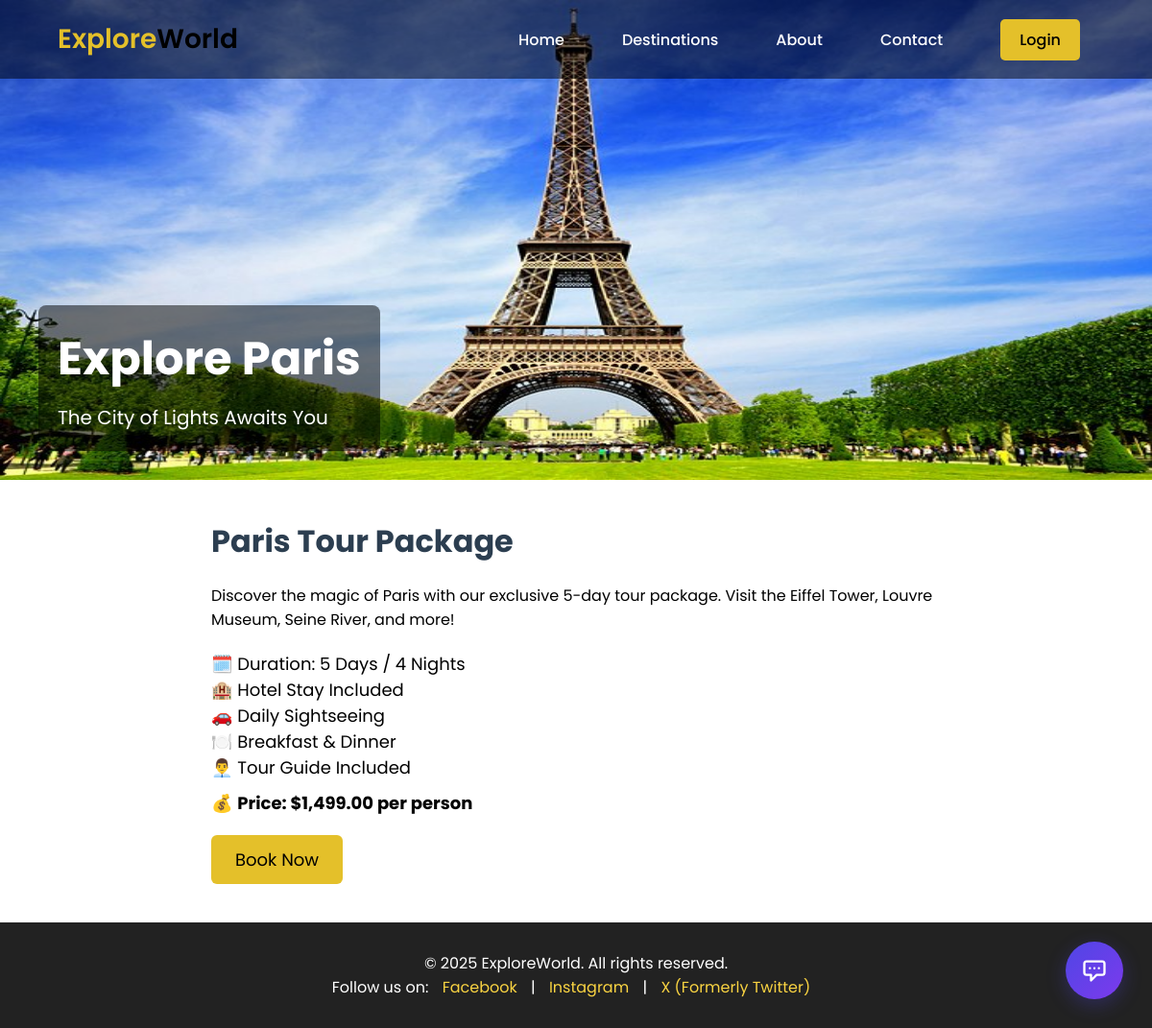
The app's page /destination/explore-paris with its own data.
### tables this page shows
CREATE TABLE IF NOT EXISTS `destinations` (
  `id` int NOT NULL AUTO_INCREMENT,
  `slug` varchar(255) NOT NULL,
  `title` varchar(255) NOT NULL,
  `description` text NOT NULL,
  `second_title` varchar(255) DEFAULT NULL,
  `second_description` text,
  `features` blob NOT NULL,
  `banner_image` varchar(255) DEFAULT NULL,
  `background_image` varchar(255) DEFAULT NULL,
  `duration` int NOT NULL,
  `price` decimal(10,2) NOT NULL,
  `created_at` timestamp NULL DEFAULT CURRENT_TIMESTAMP,
  PRIMARY KEY (`id`),
  UNIQUE KEY `slug` (`slug`),
  UNIQUE KEY `slug_2` (`slug`),
  UNIQUE KEY `slug_3` (`slug`),
  UNIQUE KEY `slug_4` (`slug`),
  UNIQUE KEY `slug_5` (`slug`),
  UNIQUE KEY `slug_6` (`slug`),
  UNIQUE KEY `slug_7` (`slug`),
  UNIQUE KEY `slug_8` (`slug`)
);

### pages/destination/index.php (the view)
<div class="banner" style="background-image: url('<?= $base . $destination['background_image'] ?>')">
    <div class="banner-text">
        <h1><?= htmlspecialchars($destination['title']) ?></h1>
        <p><?= htmlspecialchars($destination['description']) ?></p>
    </div>
</div>
<div class="tour-details">
    <h2><?= htmlspecialchars($destination['second_title']) ?></h2>
    <p><?= nl2br(htmlspecialchars($destination['second_description'])) ?></p>
    <ul>
        <li><?= $destination['features'] ?></li>
        <li>💰 <strong>Price: $<?= number_format($destination['price'], 2) ?> per person</strong></li>
    </ul>
    <a href="<?= $base ?>?book=<?= urlencode($destination['slug']) ?>" class="book-button">Book Now</a>
</div>

### assets/css/style.css (style rules this page uses)
* { margin: 0; padding: 0; box-sizing: border-box; font-family: "Poppins", sans-serif; }
.banner { height: 500px; background-size: 100% 100%; background-repeat: no-repeat; position: relative; background-image: url(../Images/dubai.jpg); }
.banner-text { position: absolute; bottom: 30px; left: 40px; background-color: rgba(0, 0, 0, 0.5); color: white; padding: 20px; border-radius: 8px; }
.banner-text h1 { font-size: 48px; margin-bottom: 10px; }
.banner-text p { font-size: 20px; }
.tour-details { padding: 40px 20px; max-width: 800px; margin: auto; }
.tour-details h2 { font-size: 32px; margin-bottom: 20px; color: #2c3e50; }
.tour-details ul { list-style: none; padding-left: 0; margin: 20px 0; }
.tour-details li { margin-bottom: 10px; font-size: 18px; }
.book-button { display: inline-block; padding: 12px 25px; background-color: #e4c02a; color: black; text-decoration: none; font-size: 18px; border-radius: 6px; transition: background-color 0.3s; }

### records on screen
destinations: background_image (picture), title "Explore Paris", description "The City of Lights Awaits You", second_title "Paris Tour Package", second_description "Discover the magic of Paris with our exclusive 5-day tour package. Visit the Eiffel Tower, Louvre Museum, Seine River, and more!", features "🗓️ Duration: 5 Days / 4 Nights 🏨 Hotel Stay Included 🚗 Daily Sightseeing 🍽️ Breakfast & Dinner 👨‍💼 Tour Guide Included", price "1,499.00"
